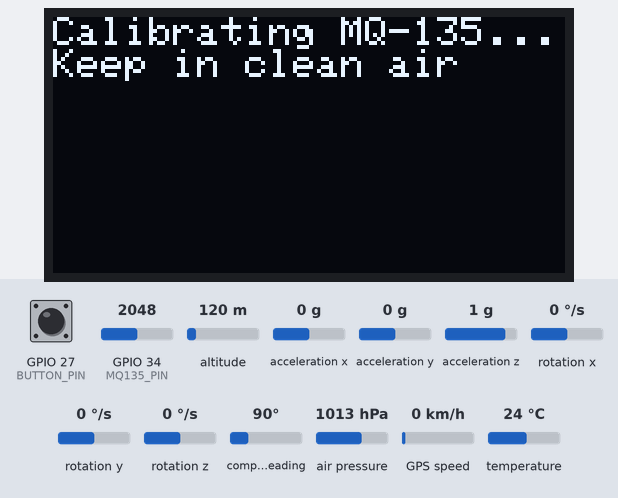
This sketch was run on a simulated ESP32. Parts: 128×64 one-colour display. Wiring (inferred from the names in the program): MPU-6050 motion sensor at I2C address 0x68. The inputs (shaded band) are chosen by the test bench; at power-on: GPIO 27 (BUTTON_PIN) HIGH, GPIO 34 (MQ135_PIN) = 2048, altitude 120 m, acceleration x 0 g, acceleration y 0 g, acceleration z 1 g, rotation x 0 °/s, rotation y 0 °/s, rotation z 0 °/s, compass heading 90°, air pressure 1013 hPa, GPS speed 0 km/h, temperature 24 °C. The GPS gets a fix after 3 s at 37.7749, -122.4194 with 8 satellites; what the sketch prints to the serial monitor is not drawn.

Above: at 0.2 s.
At 27.9 s:
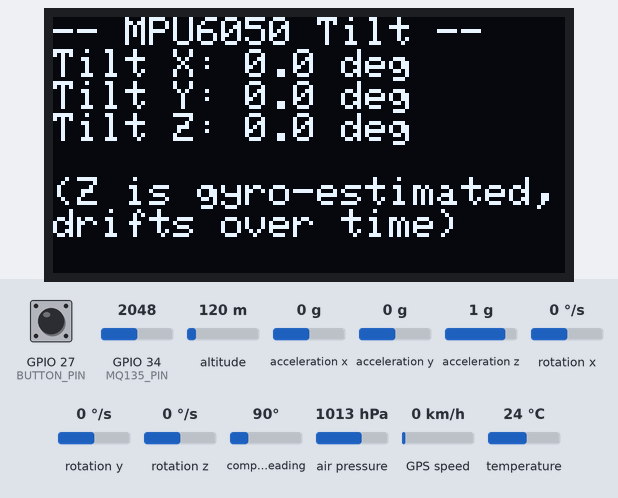

Measured:
- what the display in image 0 shows lasts 27.5 s, from 0.2 s to 27.7 s

The sketch:

esp32_cubesat_telemetry.ino
```cpp
/*
  ============================================================================
  CUBESAT DASHBOARD FIRMWARE - ESP32
  MPU6050 + BMP280 (raw registers) + NEO-6M GPS + MQ-135, on 0.96" OLED,
  PLUS a continuous JSON telemetry stream over USB Serial for a laptop
  dashboard (connects via the same USB cable used to program the board -
  no extra wiring needed for the dashboard part).
  ============================================================================

  WHAT'S NEW vs. the OLED-only version:
      - All sensors are now read into a set of global variables every
        ~200ms, regardless of which OLED screen is showing.
      - Every ~200ms, one line of JSON is printed to Serial (115200 baud)
        with everything the dashboard needs. Example line:

          {"tiltX":2.31,"tiltY":-14.72,"tiltZ":8.05,"temp":26.4,
           "pressure":1011.3,"baroAlt":42.7,"ppm":480,"quality":"Good",
           "lat":26.912345,"lon":75.787345,"alt":431.2,"sats":7,"fix":true}

      - The OLED + button behavior is unchanged - it still cycles through
        MPU6050 / GPS / MQ-135 / BMP280 screens on each press. It just now
        reads from the same cached values instead of re-reading sensors
        itself, so nothing is read twice.
      - BMP280 has no humidity sensor (unlike BME280), so humidity has
        been dropped entirely. In its place, barometric altitude is now
        computed from pressure - see SEALEVEL_HPA_REFERENCE below if you
        want to calibrate it to your local QNH for more accurate altitude.

      - IMPORTANT: keep Serial.println() debug text OUT of loop() other
        than the JSON line - the dashboard expects each line it reads to
        be valid JSON, and stray text lines would fail to parse (they're
        just skipped, but keep it clean regardless).

  WIRING: identical to the previous version - see the wiring block below.
  ============================================================================

  OLED (SSD1306, I2C):      VCC->3.3V  GND->GND  SDA->21  SCL->22
  MPU6050 (I2C):            VCC->5V    GND->GND  SDA->21  SCL->22  AD0->GND
  BMP280 (I2C):              VCC->3.3V  GND->GND  SDA->21  SCL->22
  NEO-6M GPS (UART2):        VCC->5V    GND->GND  TX->16   RX->17
  MQ-135 (Analog):           VCC->3.3V  GND->GND  AOUT->34
  Push Button:               Leg1->27   Leg2->GND (internal pull-up)

  Libraries needed: Adafruit GFX, Adafruit SSD1306, TinyGPSPlus
  (MPU6050 and BMP280 use raw I2C registers - no library needed for either.
   Note: BMP280 is temperature + pressure only, no humidity register.)
  ============================================================================
*/

#include <Wire.h>
#include <Adafruit_GFX.h>
#include <Adafruit_SSD1306.h>
#include <HardwareSerial.h>
#include <TinyGPSPlus.h>

// ================= OLED =================
#define SCREEN_WIDTH   128
#define SCREEN_HEIGHT  64
#define OLED_RESET     -1
#define OLED_I2C_ADDR  0x3C
Adafruit_SSD1306 display(SCREEN_WIDTH, SCREEN_HEIGHT, &Wire, OLED_RESET);

// ================= MPU6050 (raw registers) =================
#define MPU_ADDR       0x68
#define PWR_MGMT_1     0x6B
#define ACCEL_XOUT_H   0x3B
const float ACCEL_SCALE = 16384.0;
const float GYRO_SCALE  = 131.0;
unsigned long lastTiltUpdate = 0;

// ================= GPS =================
#define GPS_RX_PIN 16
#define GPS_TX_PIN 17
#define GPS_BAUD   9600
HardwareSerial GPSserial(2);
TinyGPSPlus gps;

// ================= MQ-135 =================
#define MQ135_PIN 34
const float VOLTAGE_RESOLUTION = 3.3;
const float ADC_RESOLUTION     = 4095.0;
const float RL_VALUE = 20.0;
const float RO_CLEAN_AIR_FACTOR = 3.6;
const int   CALIBRATION_SAMPLES = 50;
const int   CALIBRATION_INTERVAL_MS = 500;
const float PARA = 116.6020682;
const float PARB = -2.769034857;
float Ro = 10.0;

// ================= BMP280 (raw registers) =================
#define BMP280_ADDR 0x76
uint16_t bmp_dig_T1; int16_t bmp_dig_T2, bmp_dig_T3;
uint16_t bmp_dig_P1; int16_t bmp_dig_P2, bmp_dig_P3, bmp_dig_P4, bmp_dig_P5, bmp_dig_P6, bmp_dig_P7, bmp_dig_P8, bmp_dig_P9;
int32_t  bmp_t_fine;

// Local sea-level pressure reference (hPa) used to convert pressure -> altitude.
// 1013.25 is the standard atmosphere default. For better accuracy, set this to
// the actual current QNH/sea-level pressure for your area/day if you know it.
const float SEALEVEL_HPA_REFERENCE = 1013.25;

// ================= Push button =================
#define BUTTON_PIN 27
int lastButtonReading = HIGH;
int stableButtonState = HIGH;
unsigned long lastDebounceTime = 0;
const unsigned long debounceDelay = 50;

// ================= Screen / timing state =================
int screenIndex = 0;
const int NUM_SCREENS = 4;
unsigned long lastOledRefresh = 0;
const unsigned long oledRefreshInterval = 500;
unsigned long lastSensorUpdate = 0;
const unsigned long sensorUpdateInterval = 200;   // also the JSON send rate

// ================= Cached latest readings (shared by OLED + JSON) =================
float g_tiltX = 0, g_tiltY = 0, g_tiltZ = 0;
float g_temp = 0, g_pressure = 0, g_baroAlt = 0;
float g_ppm = 0;
String g_quality = "Unknown";
double g_lat = 0, g_lon = 0, g_alt = 0;
int g_sats = 0;
bool g_fix = false;

void setup() {
  Serial.begin(115200);

  Wire.begin(21, 22);
  Wire.setClock(400000);

  pinMode(BUTTON_PIN, INPUT_PULLUP);
  pinMode(MQ135_PIN, INPUT);

  GPSserial.begin(GPS_BAUD, SERIAL_8N1, GPS_RX_PIN, GPS_TX_PIN);

  if (!display.begin(SSD1306_SWITCHCAPVCC, OLED_I2C_ADDR)) {
    while (true) delay(10);   // OLED is required for this build - halt if missing
  }

  writeMPURegister(PWR_MGMT_1, 0x00);
  delay(100);

  display.clearDisplay();
  display.setTextSize(1);
  display.setTextColor(SSD1306_WHITE);
  display.setCursor(0, 0);
  display.println(F("Calibrating MQ-135..."));
  display.println(F("Keep in clean air"));
  display.display();
  Ro = calibrateMQ135();

  bmpWriteReg(0xF4, 0x27);
  bmpWriteReg(0xF5, 0xA0);
  bmpReadCalibration();

  lastTiltUpdate = millis();
  showStartupScreen();
}

void loop() {
  while (GPSserial.available() > 0) {
    gps.encode(GPSserial.read());
  }

  handleButton();

  unsigned long now = millis();

  if (now - lastSensorUpdate > sensorUpdateInterval) {
    lastSensorUpdate = now;
    updateAllSensors();
    sendTelemetryJSON();
  }

  if (now - lastOledRefresh > oledRefreshInterval) {
    lastOledRefresh = now;
    renderCurrentScreen();
  }
}

// ============================================================================
// Reads every sensor once and stores results in the g_* globals
// ============================================================================
void updateAllSensors() {
  // ---- MPU6050 tilt ----
  int16_t rawAccX, rawAccY, rawAccZ, rawGyroZ;
  readMPURaw(rawAccX, rawAccY, rawAccZ, rawGyroZ);

  float accX_g = rawAccX / ACCEL_SCALE;
  float accY_g = rawAccY / ACCEL_SCALE;
  float accZ_g = rawAccZ / ACCEL_SCALE;
  float gyroZ_dps = rawGyroZ / GYRO_SCALE;

  unsigned long now = millis();
  float dt = (now - lastTiltUpdate) / 1000.0;
  lastTiltUpdate = now;

  g_tiltX = atan2(accY_g, accZ_g) * 180.0 / PI;
  g_tiltY = atan2(-accX_g, sqrt(accY_g * accY_g + accZ_g * accZ_g)) * 180.0 / PI;
  g_tiltZ += gyroZ_dps * dt;   // integrated estimate, drifts (no magnetometer)

  // ---- BMP280 ----
  g_temp     = bmpReadTemperature();
  g_pressure = bmpReadPressure();
  // Standard barometric formula (international altitude formula).
  g_baroAlt  = 44330.0 * (1.0 - pow(g_pressure / SEALEVEL_HPA_REFERENCE, 0.1903));

  // ---- MQ-135 ----
  float rs = getMQ135Resistance();
  float ratio = rs / Ro;
  g_ppm = PARA * pow(ratio, PARB);
  g_quality = classifyAirQuality(g_ppm);

  // ---- GPS ----
  g_fix = gps.location.isValid();
  if (g_fix) {
    g_lat = gps.location.lat();
    g_lon = gps.location.lng();
  }
  if (gps.altitude.isValid()) g_alt = gps.altitude.meters();
  g_sats = gps.satellites.isValid() ? gps.satellites.value() : 0;
}

// ============================================================================
// Prints one JSON line with all current readings - this is what the laptop
// dashboard reads over the USB serial connection.
// ============================================================================
void sendTelemetryJSON() {
  Serial.print(F("{"));
  Serial.print(F("\"tiltX\":"));   Serial.print(g_tiltX, 2);
  Serial.print(F(",\"tiltY\":"));  Serial.print(g_tiltY, 2);
  Serial.print(F(",\"tiltZ\":"));  Serial.print(g_tiltZ, 2);
  Serial.print(F(",\"temp\":"));   Serial.print(g_temp, 1);
  Serial.print(F(",\"pressure\":")); Serial.print(g_pressure, 1);
  Serial.print(F(",\"baroAlt\":")); Serial.print(g_baroAlt, 1);
  Serial.print(F(",\"ppm\":"));    Serial.print(g_ppm, 0);
  Serial.print(F(",\"quality\":\"")); Serial.print(g_quality); Serial.print(F("\""));
  Serial.print(F(",\"lat\":"));    Serial.print(g_lat, 6);
  Serial.print(F(",\"lon\":"));    Serial.print(g_lon, 6);
  Serial.print(F(",\"alt\":"));    Serial.print(g_alt, 1);
  Serial.print(F(",\"sats\":"));   Serial.print(g_sats);
  Serial.print(F(",\"fix\":"));    Serial.print(g_fix ? "true" : "false");
  Serial.println(F("}"));
}

// ============================================================================
// BUTTON HANDLING
// ============================================================================
void handleButton() {
  int reading = digitalRead(BUTTON_PIN);
  if (reading != lastButtonReading) lastDebounceTime = millis();

  if ((millis() - lastDebounceTime) > debounceDelay) {
    if (reading != stableButtonState) {
      stableButtonState = reading;
      if (stableButtonState == LOW) {
        screenIndex = (screenIndex + 1) % NUM_SCREENS;
        renderCurrentScreen();
      }
    }
  }
  lastButtonReading = reading;
}

void renderCurrentScreen() {
  switch (screenIndex) {
    case 0: showMPUScreen();   break;
    case 1: showGPSScreen();   break;
    case 2: showMQ135Screen(); break;
    case 3: showBMPScreen();   break;
  }
}

void showStartupScreen() {
  display.clearDisplay();
  display.setTextSize(1);
  display.setTextColor(SSD1306_WHITE);
  display.setCursor(0, 0);
  display.println(F("Sensor Suite Ready"));
  display.println();
  display.println(F("Press button to"));
  display.println(F("cycle screens"));
  display.println();
  display.println(F("Streaming JSON on"));
  display.println(F("USB Serial @115200"));
  display.display();
}

// ---- OLED screens (render from cached g_* values, no sensor reads here) ----
void showMPUScreen() {
  display.clearDisplay();
  display.setTextSize(1);
  display.setTextColor(SSD1306_WHITE);
  display.setCursor(0, 0);
  display.println(F("-- MPU6050 Tilt --"));
  display.print(F("Tilt X: ")); display.print(g_tiltX, 1); display.println(F(" deg"));
  display.print(F("Tilt Y: ")); display.print(g_tiltY, 1); display.println(F(" deg"));
  display.print(F("Tilt Z: ")); display.print(g_tiltZ, 1); display.println(F(" deg"));
  display.println();
  display.println(F("(Z is gyro-estimated,"));
  display.println(F("drifts over time)"));
  display.display();
}

void showGPSScreen() {
  display.clearDisplay();
  display.setTextSize(1);
  display.setTextColor(SSD1306_WHITE);
  display.setCursor(0, 0);
  display.println(F("-- GPS (NEO-6M) --"));
  if (g_fix) {
    display.print(F("Lat: ")); display.println(g_lat, 6);
    display.print(F("Lon: ")); display.println(g_lon, 6);
  } else {
    display.println(F("Lat: no fix"));
    display.println(F("Lon: no fix"));
  }
  display.print(F("Alt: ")); display.print(g_alt, 1); display.println(F(" m"));
  display.print(F("Sats: ")); display.println(g_sats);
  if (!g_fix) display.println(F("Searching..."));
  display.display();
}

void showMQ135Screen() {
  display.clearDisplay();
  display.setTextSize(1);
  display.setTextColor(SSD1306_WHITE);
  display.setCursor(0, 0);
  display.println(F("-- MQ-135 Air --"));
  display.print(F("PPM (est): ")); display.println(g_ppm, 0);
  display.print(F("Quality: ")); display.println(g_quality);
  display.println();
  display.println(F("(Approx. reading,"));
  display.println(F("not official AQI)"));
  display.display();
}

void showBMPScreen() {
  display.clearDisplay();
  display.setTextSize(1);
  display.setTextColor(SSD1306_WHITE);
  display.setCursor(0, 0);
  display.println(F("-- BMP280 --"));
  display.print(F("Temp: ")); display.print(g_temp, 1); display.println(F(" C"));
  display.print(F("Pressure: ")); display.print(g_pressure, 1); display.println(F(" hPa"));
  display.print(F("Baro Alt: ")); display.print(g_baroAlt, 1); display.println(F(" m"));
  display.display();
}

// ============================================================================
// MPU6050 - raw register access
// ============================================================================
void writeMPURegister(uint8_t reg, uint8_t value) {
  Wire.beginTransmission(MPU_ADDR);
  Wire.write(reg);
  Wire.write(value);
  Wire.endTransmission();
}

void readMPURaw(int16_t &accX, int16_t &accY, int16_t &accZ, int16_t &gyroZ) {
  Wire.beginTransmission(MPU_ADDR);
  Wire.write(ACCEL_XOUT_H);
  Wire.endTransmission(false);
  Wire.requestFrom(MPU_ADDR, 14, true);

  accX = (Wire.read() << 8) | Wire.read();
  accY = (Wire.read() << 8) | Wire.read();
  accZ = (Wire.read() << 8) | Wire.read();
  Wire.read(); Wire.read();   // discard temperature
  Wire.read(); Wire.read();   // gyro X (unused)
  Wire.read(); Wire.read();   // gyro Y (unused)
  gyroZ = (Wire.read() << 8) | Wire.read();
}

// ============================================================================
// MQ-135
// ============================================================================
float getMQ135Resistance() {
  long sum = 0;
  const int samples = 5;
  for (int i = 0; i < samples; i++) {
    sum += analogRead(MQ135_PIN);
    delay(10);
  }
  float raw = sum / (float)samples;
  float voltage = raw * (VOLTAGE_RESOLUTION / ADC_RESOLUTION);
  if (voltage <= 0.0) voltage = 0.01;
  return ((VOLTAGE_RESOLUTION * RL_VALUE) / voltage) - RL_VALUE;
}

float calibrateMQ135() {
  float total = 0;
  for (int i = 0; i < CALIBRATION_SAMPLES; i++) {
    total += getMQ135Resistance();
    delay(CALIBRATION_INTERVAL_MS);
  }
  return (total / CALIBRATION_SAMPLES) / RO_CLEAN_AIR_FACTOR;
}

String classifyAirQuality(float ppm) {
  if (ppm < 400)  return "Good";
  if (ppm < 1000) return "Moderate";
  if (ppm < 2000) return "Poor";
  if (ppm < 5000) return "Unhealthy";
  return "Hazardous";
}

// ============================================================================
// BMP280 - raw register access + Bosch compensation formulas
// ============================================================================
void bmpWriteReg(byte reg, byte val) {
  Wire.beginTransmission(BMP280_ADDR);
  Wire.write(reg);
  Wire.write(val);
  Wire.endTransmission();
}

uint8_t bmpReadReg(byte reg) {
  Wire.beginTransmission(BMP280_ADDR);
  Wire.write(reg);
  Wire.endTransmission(false);
  Wire.requestFrom(BMP280_ADDR, 1);
  return Wire.read();
}

void bmpReadCalibration() {
  bmp_dig_T1 = bmpReadReg(0x88) | (bmpReadReg(0x89) << 8);
  bmp_dig_T2 = bmpReadReg(0x8A) | (bmpReadReg(0x8B) << 8);
  bmp_dig_T3 = bmpReadReg(0x8C) | (bmpReadReg(0x8D) << 8);

  bmp_dig_P1 = bmpReadReg(0x8E) | (bmpReadReg(0x8F) << 8);
  bmp_dig_P2 = bmpReadReg(0x90) | (bmpReadReg(0x91) << 8);
  bmp_dig_P3 = bmpReadReg(0x92) | (bmpReadReg(0x93) << 8);
  bmp_dig_P4 = bmpReadReg(0x94) | (bmpReadReg(0x95) << 8);
  bmp_dig_P5 = bmpReadReg(0x96) | (bmpReadReg(0x97) << 8);
  bmp_dig_P6 = bmpReadReg(0x98) | (bmpReadReg(0x99) << 8);
  bmp_dig_P7 = bmpReadReg(0x9A) | (bmpReadReg(0x9B) << 8);
  bmp_dig_P8 = bmpReadReg(0x9C) | (bmpReadReg(0x9D) << 8);
  bmp_dig_P9 = bmpReadReg(0x9E) | (bmpReadReg(0x9F) << 8);
}

float bmpReadTemperature() {
  int32_t adc_T = ((uint32_t)bmpReadReg(0xFA) << 12) |
                  ((uint32_t)bmpReadReg(0xFB) << 4)  |
                  (bmpReadReg(0xFC) >> 4);

  int32_t var1 = ((((adc_T >> 3) - ((int32_t)bmp_dig_T1 << 1))) * bmp_dig_T2) >> 11;
  int32_t var2 = (((((adc_T >> 4) - (int32_t)bmp_dig_T1) *
                    ((adc_T >> 4) - (int32_t)bmp_dig_T1)) >> 12) * bmp_dig_T3) >> 14;
  bmp_t_fine = var1 + var2;
  return (bmp_t_fine * 5 + 128) / 25600.0;
}

float bmpReadPressure() {
  int32_t adc_P = ((uint32_t)bmpReadReg(0xF7) << 12) |
                  ((uint32_t)bmpReadReg(0xF8) << 4)  |
                  (bmpReadReg(0xF9) >> 4);

  int64_t var1 = (int64_t)bmp_t_fine - 128000;
  int64_t var2 = var1 * var1 * bmp_dig_P6;
  var2 = var2 + ((var1 * bmp_dig_P5) << 17);
  var2 = var2 + ((int64_t)bmp_dig_P4 << 35);
  var1 = ((var1 * var1 * bmp_dig_P3) >> 8) + ((var1 * bmp_dig_P2) << 12);
  var1 = (((int64_t)1 << 47) + var1) * bmp_dig_P1 >> 33;
  if (var1 == 0) return 0;
  int64_t p = 1048576 - adc_P;
  p = (((p << 31) - var2) * 3125) / var1;
  var1 = ((int64_t)bmp_dig_P9 * (p >> 13) * (p >> 13)) >> 25;
  var2 = ((int64_t)bmp_dig_P8 * p) >> 19;
  p = ((p + var1 + var2) >> 8) + ((int64_t)bmp_dig_P7 << 4);
  return p / 25600.0;
}
```
